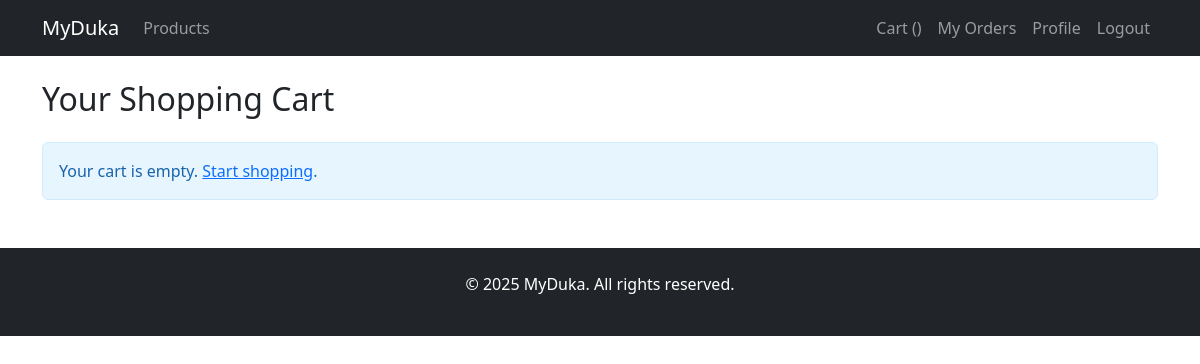
The page /cart/ (signed in) on the database as committed earlier.
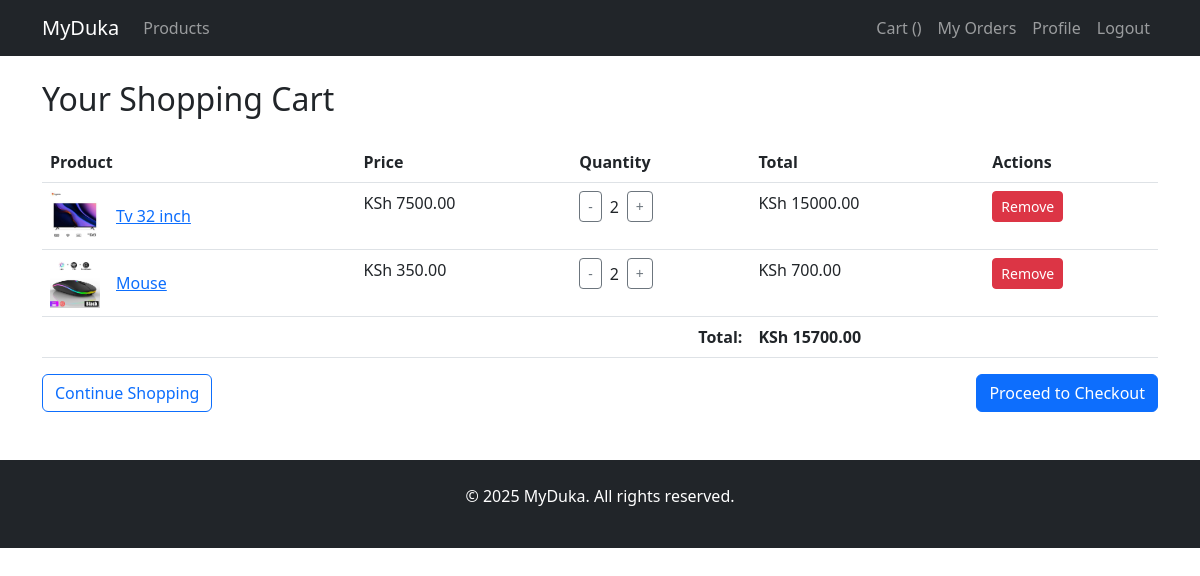
The same page on the database as committed later.
### cart/models.py (models this page shows, shortened)
class CartItem(models.Model):
    cart = models.ForeignKey(Cart, related_name='items', on_delete=models.CASCADE)
    product = models.ForeignKey(Product, on_delete=models.CASCADE)
    quantity = models.PositiveIntegerField(default=1)
    @property
    def total_price(self):
        price = self.product.get_discounted_price()
        return price * self.quantity

class Cart(models.Model):
    user = models.ForeignKey(User, on_delete=models.CASCADE)
    created_at = models.DateTimeField(auto_now_add=True)
    updated_at = models.DateTimeField(auto_now=True)
    @property
    def total_price(self):
        return sum(item.total_price for item in self.items.all())

### products/models.py (models this page shows, shortened)
class Product(models.Model):
    category = models.ForeignKey(Category, related_name='products', on_delete=models.CASCADE)
    name = models.CharField(max_length=200)
    slug = models.SlugField(max_length=200, unique=True)
    description = models.TextField(blank=True)
    price = models.DecimalField(max_digits=10, decimal_places=2)
    discount_price = models.DecimalField(max_digits=10, decimal_places=2, blank=True, null=True)
    available = models.BooleanField(default=True)
    stock = models.PositiveIntegerField(default=1)
    created_at = models.DateTimeField(auto_now_add=True)
    updated_at = models.DateTimeField(auto_now=True)
    image = models.ImageField(upload_to='products/', blank=True)
    def get_discounted_price(self):
        if self.discount_price:
            return self.discount_price
        return self.price

### cart/views.py (the view)
# urls.py: path('', cart_detail, name='cart_detail'),
@login_required
def cart_detail(request):
    cart, created = Cart.objects.get_or_create(user=request.user)
    return render(request, 'cart/cart_detail.html', {'cart': cart})

### templates/cart/cart_detail.html (shortened to what this page needs)
{% extends 'base.html' %}
{% block content %}
<h2 class="mb-4">Your Shopping Cart</h2>
{% if cart.items.count %}
<div class="table-responsive">
    <table class="table">
        <thead>
            <tr>
                <th>Product</th>
                <th>Price</th>
                <th>Quantity</th>
                <th>Total</th>
                <th>Actions</th>
            </tr>
        </thead>
        <tbody>
            {% for item in cart.items.all %}
            <tr>
                <td>
                    <div class="d-flex align-items-center">
                        <img src="{{ item.product.image.url }}" alt="{{ item.product.name }}" width="50" class="me-3">
                        <a href="{% url 'product_detail' item.product.slug %}">{{ item.product.name }}</a>
                    </div>
                </td>
                <td>KSh {{ item.product.get_discounted_price }}</td>
                <td>
                    <div class="d-flex align-items-center">
                        <a href="{% url 'remove_from_cart' item.product.id %}" class="btn btn-sm btn-outline-secondary">-</a>
                        <span class="mx-2">{{ item.quantity }}</span>
                        <a href="{% url 'add_to_cart' item.product.id %}" class="btn btn-sm btn-outline-secondary">+</a>
                    </div>
                </td>
                <td>KSh {{ item.total_price }}</td>
                <td>
                    <a href="{% url 'delete_from_cart' item.product.id %}" class="btn btn-sm btn-danger">Remove</a>
                </td>
            </tr>
            {% endfor %}
        </tbody>
        <tfoot>
            <tr>
                <th colspan="3" class="text-end">Total:</th>
                <th colspan="2">KSh {{ cart.total_price }}</th>
            </tr>
        </tfoot>
    </table>
</div>
<div class="d-flex justify-content-between">
    <a href="{% url 'product_list' %}" class="btn btn-outline-primary">Continue Shopping</a>
    <a href="{% url 'checkout' %}" class="btn btn-primary">Proceed to Checkout</a>
</div>
{% else %}
<div class="alert alert-info">
    Your cart is empty. <a href="{% url 'product_list' %}">Start shopping</a>.
</div>
{% endif %}
{% endblock %}

Rows that differ between the two databases and show on the page:
added CartItem: product.image (picture), product.name "Tv 32 inch", product.get_discounted_price "7500.00", quantity "2", total_price "15000.00"
added CartItem: product.image (picture), product.name "Mouse", product.get_discounted_price "350.00", quantity "2", total_price "700.00"
now on this page (row unchanged): Cart: total_price "15700.00"
Other text that changed with them:
text no longer shown: "Your cart is empty. Start shopping ."
text now shown: "Product Price Quantity Total Actions Total: KSh Continue Shopping Proceed to Checkout"
